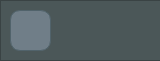
<?xml version="1.0" encoding="UTF-8"?>
<ui version="4.0">
 <class>channelWidget</class>
 <widget class="QWidget" name="channelWidget">
  <property name="geometry">
   <rect>
    <x>0</x>
    <y>0</y>
    <width>160</width>
    <height>61</height>
   </rect>
  </property>
  <property name="windowTitle">
   <string>Form</string>
  </property>
  <widget class="QFrame" name="frame">
   <property name="geometry">
    <rect>
     <x>0</x>
     <y>0</y>
     <width>161</width>
     <height>61</height>
    </rect>
   </property>
   <property name="styleSheet">
    <string notr="true">QFrame{

		font: 10pt &quot;Nirmala UI Semilight&quot;;
		color: rgb(109, 109, 109);
	background-color: rgb(75, 87, 88);


}

QFrame:hover{

	
	
		background-color: rgb(99, 180, 255);
		
	color: rgb(255, 255, 255);
		
}


</string>
   </property>
   <property name="frameShape">
    <enum>QFrame::StyledPanel</enum>
   </property>
   <property name="frameShadow">
    <enum>QFrame::Raised</enum>
   </property>
   <widget class="QLabel" name="channel_pic">
    <property name="geometry">
     <rect>
      <x>10</x>
      <y>10</y>
      <width>41</width>
      <height>41</height>
     </rect>
    </property>
    <property name="styleSheet">
     <string notr="true">background-color: rgb(112, 126, 136);
border-radius:10px;
border: 1px solid rgb(81, 99, 107);</string>
    </property>
    <property name="text">
     <string/>
    </property>
   </widget>
  </widget>
 </widget>
 <resources/>
 <connections/>
</ui>
